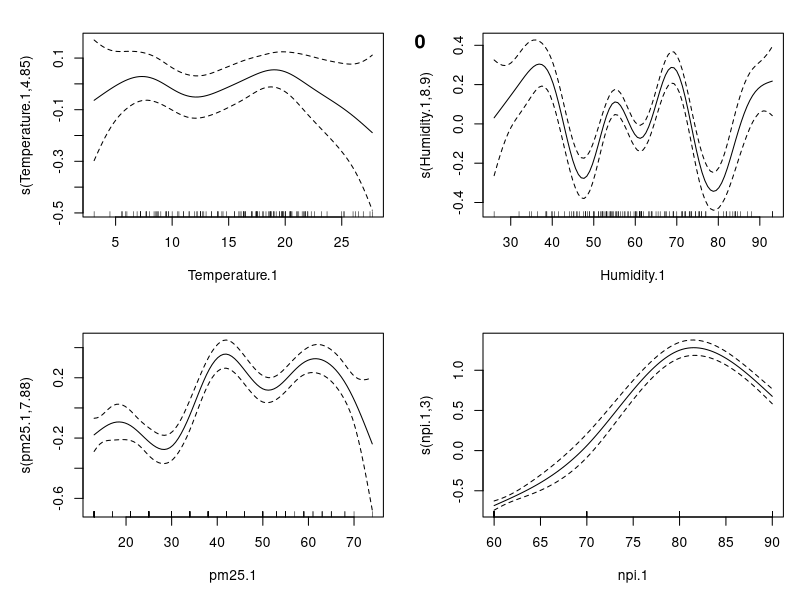
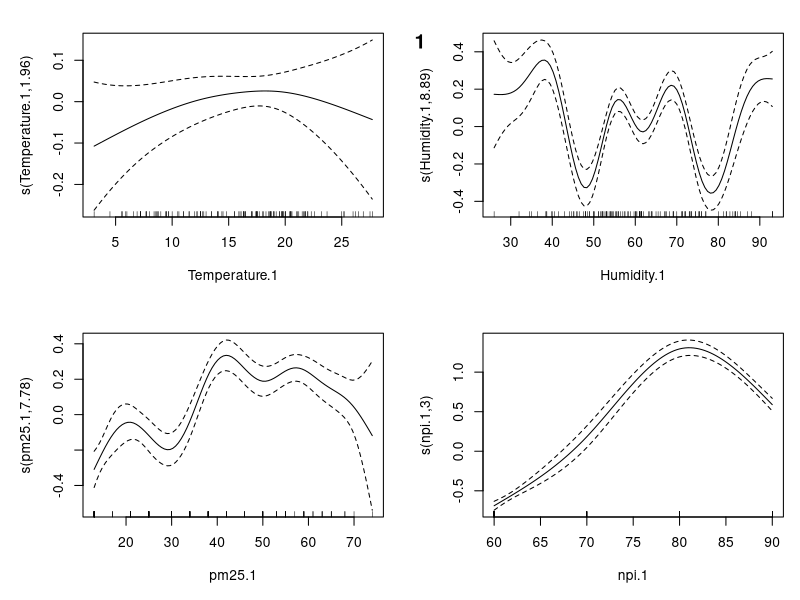
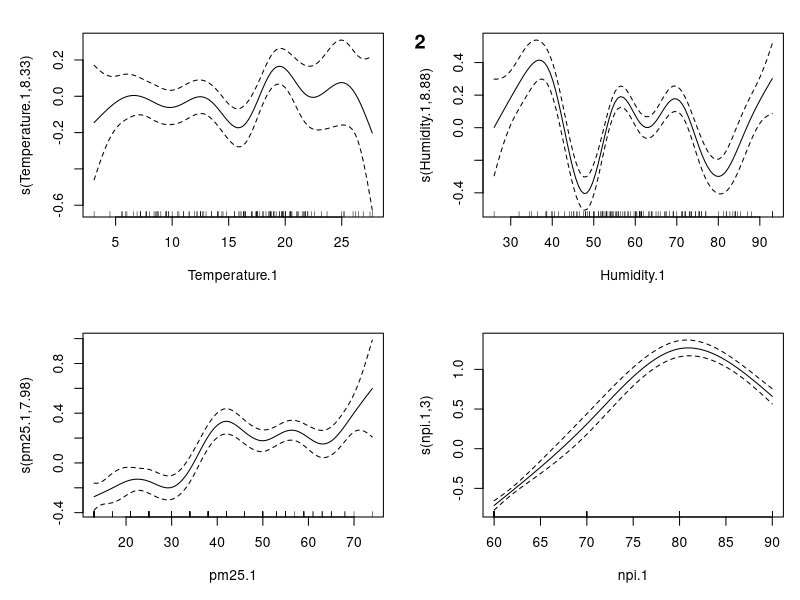
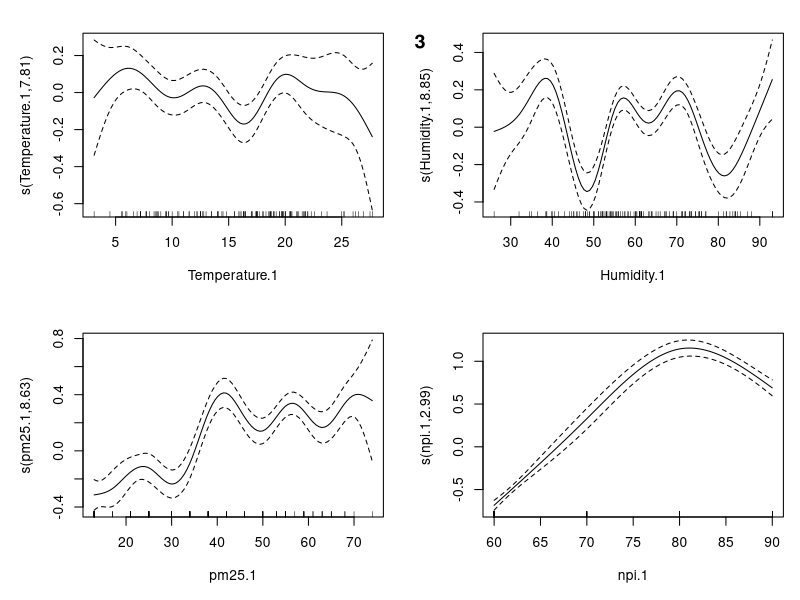
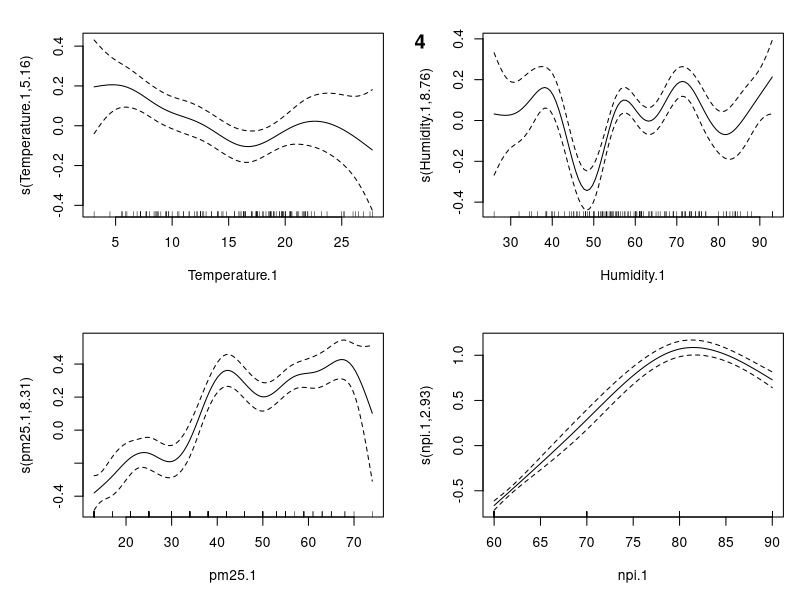
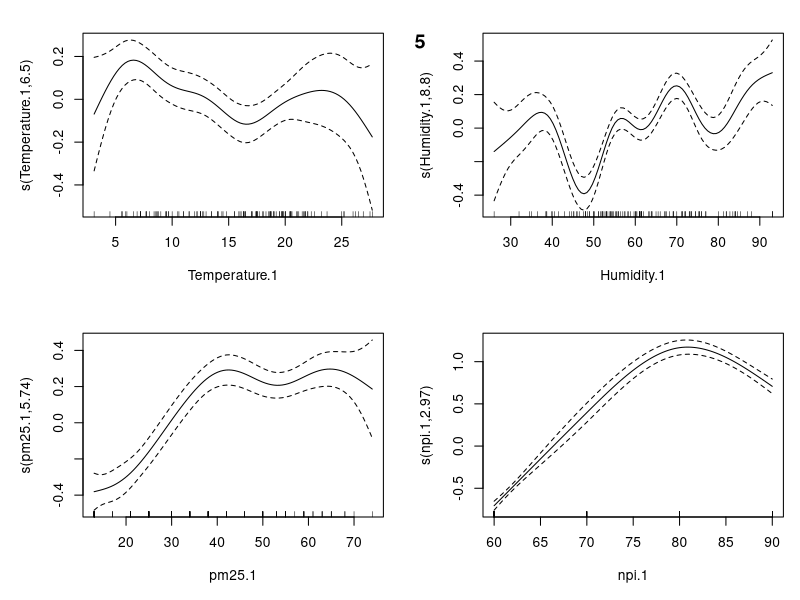
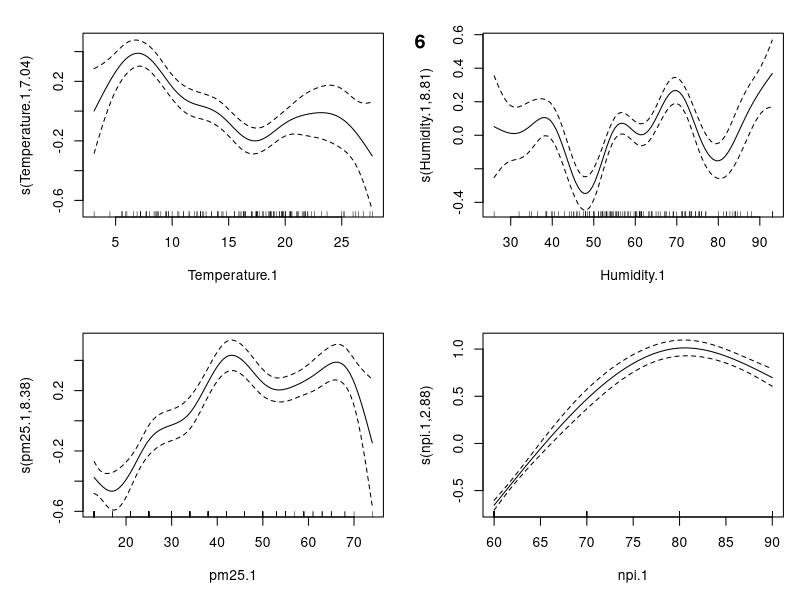
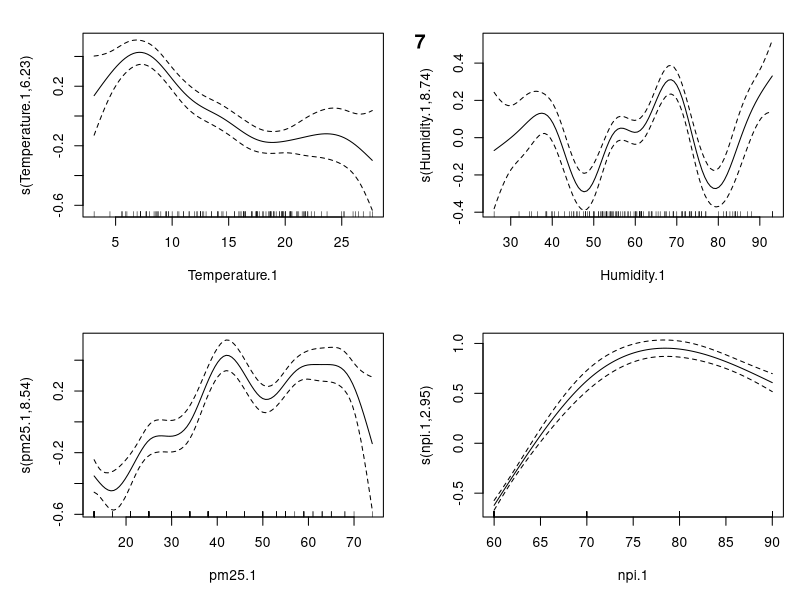

Source code (R) for these figures, in order: (Note: this script raises an error after producing the figures.)
## ---- chunk 1
require(mgcv)
bologna <- read.csv("bologna_full.csv")
bologna <- na.omit(bologna)

modena <- read.csv("modena_full.csv")
modena <- na.omit(modena)

florence <- read.csv("florence_full.csv")
florence <- na.omit(florence)

rome <- read.csv("rome_full.csv")
rome <- na.omit(rome)

num_iter <- 30
climate_lag <- 6
## ---- chunk 2
for(i in 0:num_iter) {
num_lag <- i
bologna <- read.csv("bologna_full.csv") #Read in file
#Push temperature&humidity data back climate_lag days by adding empty data in front
#rep(NA, n) creates a vector of length n filled with NA
bologna$Temperature.1 <- c(rep(NA, climate_lag),  bologna$Temperature[(1):(nrow(bologna)-climate_lag)]) 
bologna$Humidity.1 <- c(rep(NA, climate_lag), bologna$Humidity[(1):(nrow(bologna)-climate_lag)])
bologna$pm25.1 <- c(rep(NA, climate_lag), bologna$pm25[(1):(nrow(bologna)-climate_lag)])


#push npi back num_lag days
bologna$npi.1 <- c(rep(NA, num_lag), bologna$npi[(1):(nrow(bologna)-num_lag)])
#Omit the new NAs
bologna <- na.omit(bologna)

infections.gam <- gam(Daily ~ s(Temperature.1) + s(Humidity.1) + s(pm25.1) + s(npi.1, k=4), family=poisson(link="log"), data=bologna)
plot(infections.gam,scale=0,se=2, shade=TRUE,pages=1)
title(main = i)
}
## ---- chunk 3
for(i in 0:num_iter) {
num_lag <- i
modena <- read.csv("modena_full.csv") #Read in file
#Push temperature&humidity data back climate_lag days by adding empty data in front
#rep(NA, n) creates a vector of length n filled with NA
modena$Temperature.1 <- c(rep(NA, climate_lag),  modena$Temperature[(1):(nrow(modena)-climate_lag)]) 
modena$Humidity.1 <- c(rep(NA, climate_lag), modena$Humidity[(1):(nrow(modena)-climate_lag)])
modena$pm25.1 <- c(rep(NA, climate_lag), modena$pm25[(1):(nrow(modena)-climate_lag)])

#push npi back num_lag days
modena$npi.1 <- c(rep(NA, num_lag), modena$npi[(1):(nrow(modena)-num_lag)])
#Omit the new NAs
modena <- na.omit(modena)

infections.gam <- gam(Daily ~ s(Temperature.1) + s(Humidity.1) + s(pm25.1) + s(npi.1, k=4), family=poisson(link="log"), data=modena)
plot(infections.gam,scale=0,se=2, shade=TRUE,pages=1)
title(main = i)
}

## ---- chunk 4
for(i in 0:num_iter) {
num_lag <- i
florence <- read.csv("florence_full.csv") #Read in file
#Push temperature&humidity data back climate_lag days by adding empty data in front
#rep(NA, n) creates a vector of length n filled with NA
florence$Temperature.1 <- c(rep(NA, climate_lag),  florence$Temperature[(1):(nrow(florence)-climate_lag)]) 
florence$Humidity.1 <- c(rep(NA, climate_lag), florence$Humidity[(1):(nrow(florence)-climate_lag)])
florence$pm25.1 <- c(rep(NA, climate_lag), florence$pm25[(1):(nrow(florence)-climate_lag)])

#push npi back num_lag days
florence$npi.1 <- c(rep(NA, num_lag), florence$npi[(1):(nrow(florence)-num_lag)])
#Omit the new NAs
florence <- na.omit(florence)

infections.gam <- gam(Daily ~ s(Temperature.1) + s(Humidity.1) + s(pm25.1) + s(npi.1, k=4), family=poisson(link="log"), data=florence)
plot(infections.gam,scale=0,se=2, shade=TRUE,pages=1)
title(main = i)
}
## ---- chunk 5
for(i in 0:num_iter) {
num_lag <- i
rome <- read.csv("rome_full.csv") #Read in file
#Push temperature&humidity data back climate_lag days by adding empty data in front
#rep(NA, n) creates a vector of length n filled with NA
rome$Temperature.1 <- c(rep(NA, climate_lag),  rome$Temperature[(1):(nrow(rome)-climate_lag)]) 
rome$Humidity.1 <- c(rep(NA, climate_lag), rome$Humidity[(1):(nrow(rome)-climate_lag)])
rome$pm25.1 <- c(rep(NA, climate_lag), rome$pm25[(1):(nrow(rome)-climate_lag)])

#push npi back num_lag days
rome$npi.1 <- c(rep(NA, num_lag), rome$npi[(1):(nrow(rome)-num_lag)])
#Omit the new NAs
rome <- na.omit(rome)

infections.gam <- gam(Daily ~ s(Temperature.1) + s(Humidity.1) + s(pm25.1)+s(npi.1, k=4), family=poisson(link="log"), data=rome)
plot(infections.gam,scale=0,se=2, shade=TRUE,pages=1)
title(main = i)
}
